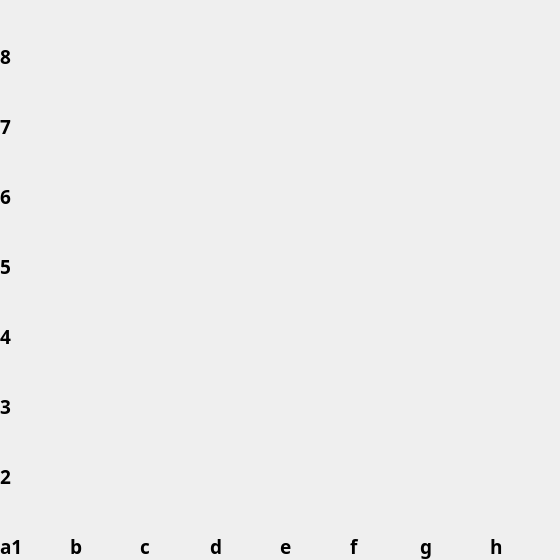
<?xml version="1.0" encoding="UTF-8"?>
<ui version="4.0">
 <class>chessBoard</class>
 <widget class="QMainWindow" name="chessBoard">
  <property name="geometry">
   <rect>
    <x>0</x>
    <y>0</y>
    <width>560</width>
    <height>560</height>
   </rect>
  </property>
  <property name="windowTitle">
   <string>MainWindow</string>
  </property>
  <widget class="QWidget" name="centralwidget">
   <widget class="QLabel" name="a8">
    <property name="geometry">
     <rect>
      <x>0</x>
      <y>0</y>
      <width>70</width>
      <height>70</height>
     </rect>
    </property>
    <property name="font">
     <font>
      <family>Fira Code</family>
      <pointsize>14</pointsize>
      <bold>true</bold>
     </font>
    </property>
    <property name="text">
     <string>8</string>
    </property>
    <property name="alignment">
     <set>Qt::AlignBottom|Qt::AlignLeading|Qt::AlignLeft</set>
    </property>
    <property name="margin">
     <number>3</number>
    </property>
   </widget>
   <widget class="QLabel" name="b8">
    <property name="geometry">
     <rect>
      <x>70</x>
      <y>0</y>
      <width>70</width>
      <height>70</height>
     </rect>
    </property>
    <property name="text">
     <string/>
    </property>
   </widget>
   <widget class="QLabel" name="c8">
    <property name="geometry">
     <rect>
      <x>140</x>
      <y>0</y>
      <width>70</width>
      <height>70</height>
     </rect>
    </property>
    <property name="text">
     <string/>
    </property>
   </widget>
   <widget class="QLabel" name="d8">
    <property name="geometry">
     <rect>
      <x>210</x>
      <y>0</y>
      <width>70</width>
      <height>70</height>
     </rect>
    </property>
    <property name="text">
     <string/>
    </property>
   </widget>
   <widget class="QLabel" name="e8">
    <property name="geometry">
     <rect>
      <x>280</x>
      <y>0</y>
      <width>70</width>
      <height>70</height>
     </rect>
    </property>
    <property name="text">
     <string/>
    </property>
   </widget>
   <widget class="QLabel" name="f8">
    <property name="geometry">
     <rect>
      <x>350</x>
      <y>0</y>
      <width>70</width>
      <height>70</height>
     </rect>
    </property>
    <property name="text">
     <string/>
    </property>
   </widget>
   <widget class="QLabel" name="g8">
    <property name="geometry">
     <rect>
      <x>420</x>
      <y>0</y>
      <width>70</width>
      <height>70</height>
     </rect>
    </property>
    <property name="text">
     <string/>
    </property>
   </widget>
   <widget class="QLabel" name="h8">
    <property name="geometry">
     <rect>
      <x>490</x>
      <y>0</y>
      <width>70</width>
      <height>70</height>
     </rect>
    </property>
    <property name="text">
     <string/>
    </property>
   </widget>
   <widget class="QLabel" name="a7">
    <property name="geometry">
     <rect>
      <x>0</x>
      <y>70</y>
      <width>70</width>
      <height>70</height>
     </rect>
    </property>
    <property name="font">
     <font>
      <family>Fira Code</family>
      <pointsize>14</pointsize>
      <bold>true</bold>
     </font>
    </property>
    <property name="text">
     <string>7</string>
    </property>
    <property name="alignment">
     <set>Qt::AlignBottom|Qt::AlignLeading|Qt::AlignLeft</set>
    </property>
    <property name="margin">
     <number>3</number>
    </property>
   </widget>
   <widget class="QLabel" name="b7">
    <property name="geometry">
     <rect>
      <x>70</x>
      <y>70</y>
      <width>70</width>
      <height>70</height>
     </rect>
    </property>
    <property name="text">
     <string/>
    </property>
   </widget>
   <widget class="QLabel" name="c7">
    <property name="geometry">
     <rect>
      <x>140</x>
      <y>70</y>
      <width>70</width>
      <height>70</height>
     </rect>
    </property>
    <property name="text">
     <string/>
    </property>
   </widget>
   <widget class="QLabel" name="d7">
    <property name="geometry">
     <rect>
      <x>210</x>
      <y>70</y>
      <width>70</width>
      <height>70</height>
     </rect>
    </property>
    <property name="text">
     <string/>
    </property>
   </widget>
   <widget class="QLabel" name="e7">
    <property name="geometry">
     <rect>
      <x>280</x>
      <y>70</y>
      <width>70</width>
      <height>70</height>
     </rect>
    </property>
    <property name="text">
     <string/>
    </property>
   </widget>
   <widget class="QLabel" name="f7">
    <property name="geometry">
     <rect>
      <x>350</x>
      <y>70</y>
      <width>70</width>
      <height>70</height>
     </rect>
    </property>
    <property name="text">
     <string/>
    </property>
   </widget>
   <widget class="QLabel" name="g7">
    <property name="geometry">
     <rect>
      <x>420</x>
      <y>70</y>
      <width>70</width>
      <height>70</height>
     </rect>
    </property>
    <property name="text">
     <string/>
    </property>
   </widget>
   <widget class="QLabel" name="h7">
    <property name="geometry">
     <rect>
      <x>490</x>
      <y>70</y>
      <width>70</width>
      <height>70</height>
     </rect>
    </property>
    <property name="text">
     <string/>
    </property>
   </widget>
   <widget class="QLabel" name="a6">
    <property name="geometry">
     <rect>
      <x>0</x>
      <y>140</y>
      <width>70</width>
      <height>70</height>
     </rect>
    </property>
    <property name="font">
     <font>
      <family>Fira Code</family>
      <pointsize>14</pointsize>
      <bold>true</bold>
     </font>
    </property>
    <property name="text">
     <string>6</string>
    </property>
    <property name="alignment">
     <set>Qt::AlignBottom|Qt::AlignLeading|Qt::AlignLeft</set>
    </property>
    <property name="margin">
     <number>3</number>
    </property>
   </widget>
   <widget class="QLabel" name="b6">
    <property name="geometry">
     <rect>
      <x>70</x>
      <y>140</y>
      <width>70</width>
      <height>70</height>
     </rect>
    </property>
    <property name="text">
     <string/>
    </property>
   </widget>
   <widget class="QLabel" name="c6">
    <property name="geometry">
     <rect>
      <x>140</x>
      <y>140</y>
      <width>70</width>
      <height>70</height>
     </rect>
    </property>
    <property name="text">
     <string/>
    </property>
   </widget>
   <widget class="QLabel" name="d6">
    <property name="geometry">
     <rect>
      <x>210</x>
      <y>140</y>
      <width>70</width>
      <height>70</height>
     </rect>
    </property>
    <property name="text">
     <string/>
    </property>
   </widget>
   <widget class="QLabel" name="e6">
    <property name="geometry">
     <rect>
      <x>280</x>
      <y>140</y>
      <width>70</width>
      <height>70</height>
     </rect>
    </property>
    <property name="text">
     <string/>
    </property>
   </widget>
   <widget class="QLabel" name="f6">
    <property name="geometry">
     <rect>
      <x>350</x>
      <y>140</y>
      <width>70</width>
      <height>70</height>
     </rect>
    </property>
    <property name="text">
     <string/>
    </property>
   </widget>
   <widget class="QLabel" name="g6">
    <property name="geometry">
     <rect>
      <x>420</x>
      <y>140</y>
      <width>70</width>
      <height>70</height>
     </rect>
    </property>
    <property name="text">
     <string/>
    </property>
   </widget>
   <widget class="QLabel" name="h6">
    <property name="geometry">
     <rect>
      <x>490</x>
      <y>140</y>
      <width>70</width>
      <height>70</height>
     </rect>
    </property>
    <property name="text">
     <string/>
    </property>
   </widget>
   <widget class="QLabel" name="a5">
    <property name="geometry">
     <rect>
      <x>0</x>
      <y>210</y>
      <width>70</width>
      <height>70</height>
     </rect>
    </property>
    <property name="font">
     <font>
      <family>Fira Code</family>
      <pointsize>14</pointsize>
      <bold>true</bold>
     </font>
    </property>
    <property name="text">
     <string>5</string>
    </property>
    <property name="alignment">
     <set>Qt::AlignBottom|Qt::AlignLeading|Qt::AlignLeft</set>
    </property>
    <property name="margin">
     <number>3</number>
    </property>
   </widget>
   <widget class="QLabel" name="b5">
    <property name="geometry">
     <rect>
      <x>70</x>
      <y>210</y>
      <width>70</width>
      <height>70</height>
     </rect>
    </property>
    <property name="text">
     <string/>
    </property>
   </widget>
   <widget class="QLabel" name="c5">
    <property name="geometry">
     <rect>
      <x>140</x>
      <y>210</y>
      <width>70</width>
      <height>70</height>
     </rect>
    </property>
    <property name="text">
     <string/>
    </property>
   </widget>
   <widget class="QLabel" name="d5">
    <property name="geometry">
     <rect>
      <x>210</x>
      <y>210</y>
      <width>70</width>
      <height>70</height>
     </rect>
    </property>
    <property name="text">
     <string/>
    </property>
   </widget>
   <widget class="QLabel" name="e5">
    <property name="geometry">
     <rect>
      <x>280</x>
      <y>210</y>
      <width>70</width>
      <height>70</height>
     </rect>
    </property>
    <property name="text">
     <string/>
    </property>
   </widget>
   <widget class="QLabel" name="f5">
    <property name="geometry">
     <rect>
      <x>350</x>
      <y>210</y>
      <width>70</width>
      <height>70</height>
     </rect>
    </property>
    <property name="text">
     <string/>
    </property>
   </widget>
   <widget class="QLabel" name="g5">
    <property name="geometry">
     <rect>
      <x>420</x>
      <y>210</y>
      <width>70</width>
      <height>70</height>
     </rect>
    </property>
    <property name="text">
     <string/>
    </property>
   </widget>
   <widget class="QLabel" name="h5">
    <property name="geometry">
     <rect>
      <x>490</x>
      <y>210</y>
      <width>70</width>
      <height>70</height>
     </rect>
    </property>
    <property name="text">
     <string/>
    </property>
   </widget>
   <widget class="QLabel" name="a4">
    <property name="geometry">
     <rect>
      <x>0</x>
      <y>280</y>
      <width>70</width>
      <height>70</height>
     </rect>
    </property>
    <property name="font">
     <font>
      <family>Fira Code</family>
      <pointsize>14</pointsize>
      <bold>true</bold>
     </font>
    </property>
    <property name="text">
     <string>4</string>
    </property>
    <property name="alignment">
     <set>Qt::AlignBottom|Qt::AlignLeading|Qt::AlignLeft</set>
    </property>
    <property name="margin">
     <number>3</number>
    </property>
   </widget>
   <widget class="QLabel" name="b4">
    <property name="geometry">
     <rect>
      <x>70</x>
      <y>280</y>
      <width>70</width>
      <height>70</height>
     </rect>
    </property>
    <property name="text">
     <string/>
    </property>
   </widget>
   <widget class="QLabel" name="c4">
    <property name="geometry">
     <rect>
      <x>140</x>
      <y>280</y>
      <width>70</width>
      <height>70</height>
     </rect>
    </property>
    <property name="text">
     <string/>
    </property>
   </widget>
   <widget class="QLabel" name="d4">
    <property name="geometry">
     <rect>
      <x>210</x>
      <y>280</y>
      <width>70</width>
      <height>70</height>
     </rect>
    </property>
    <property name="text">
     <string/>
    </property>
   </widget>
   <widget class="QLabel" name="e4">
    <property name="geometry">
     <rect>
      <x>280</x>
      <y>280</y>
      <width>70</width>
      <height>70</height>
     </rect>
    </property>
    <property name="text">
     <string/>
    </property>
   </widget>
   <widget class="QLabel" name="f4">
    <property name="geometry">
     <rect>
      <x>350</x>
      <y>280</y>
      <width>70</width>
      <height>70</height>
     </rect>
    </property>
    <property name="text">
     <string/>
    </property>
   </widget>
   <widget class="QLabel" name="g4">
    <property name="geometry">
     <rect>
      <x>420</x>
      <y>280</y>
      <width>70</width>
      <height>70</height>
     </rect>
    </property>
    <property name="text">
     <string/>
    </property>
   </widget>
   <widget class="QLabel" name="h4">
    <property name="geometry">
     <rect>
      <x>490</x>
      <y>280</y>
      <width>70</width>
      <height>70</height>
     </rect>
    </property>
    <property name="text">
     <string/>
    </property>
   </widget>
   <widget class="QLabel" name="a3">
    <property name="geometry">
     <rect>
      <x>0</x>
      <y>350</y>
      <width>70</width>
      <height>70</height>
     </rect>
    </property>
    <property name="font">
     <font>
      <family>Fira Code</family>
      <pointsize>14</pointsize>
      <bold>true</bold>
     </font>
    </property>
    <property name="text">
     <string>3</string>
    </property>
    <property name="alignment">
     <set>Qt::AlignBottom|Qt::AlignLeading|Qt::AlignLeft</set>
    </property>
    <property name="margin">
     <number>3</number>
    </property>
   </widget>
   <widget class="QLabel" name="b3">
    <property name="geometry">
     <rect>
      <x>70</x>
      <y>350</y>
      <width>70</width>
      <height>70</height>
     </rect>
    </property>
    <property name="text">
     <string/>
    </property>
   </widget>
   <widget class="QLabel" name="c3">
    <property name="geometry">
     <rect>
      <x>140</x>
      <y>350</y>
      <width>70</width>
      <height>70</height>
     </rect>
    </property>
    <property name="text">
     <string/>
    </property>
   </widget>
   <widget class="QLabel" name="d3">
    <property name="geometry">
     <rect>
      <x>210</x>
      <y>350</y>
      <width>70</width>
      <height>70</height>
     </rect>
    </property>
    <property name="text">
     <string/>
    </property>
   </widget>
   <widget class="QLabel" name="e3">
    <property name="geometry">
     <rect>
      <x>280</x>
      <y>350</y>
      <width>70</width>
      <height>70</height>
     </rect>
    </property>
    <property name="text">
     <string/>
    </property>
   </widget>
   <widget class="QLabel" name="f3">
    <property name="geometry">
     <rect>
      <x>350</x>
      <y>350</y>
      <width>70</width>
      <height>70</height>
     </rect>
    </property>
    <property name="text">
     <string/>
    </property>
   </widget>
   <widget class="QLabel" name="g3">
    <property name="geometry">
     <rect>
      <x>420</x>
      <y>350</y>
      <width>70</width>
      <height>70</height>
     </rect>
    </property>
    <property name="text">
     <string/>
    </property>
   </widget>
   <widget class="QLabel" name="h3">
    <property name="geometry">
     <rect>
      <x>490</x>
      <y>350</y>
      <width>70</width>
      <height>70</height>
     </rect>
    </property>
    <property name="text">
     <string/>
    </property>
   </widget>
   <widget class="QLabel" name="a2">
    <property name="geometry">
     <rect>
      <x>0</x>
      <y>420</y>
      <width>70</width>
      <height>70</height>
     </rect>
    </property>
    <property name="font">
     <font>
      <family>Fira Code</family>
      <pointsize>14</pointsize>
      <bold>true</bold>
     </font>
    </property>
    <property name="text">
     <string>2</string>
    </property>
    <property name="alignment">
     <set>Qt::AlignBottom|Qt::AlignLeading|Qt::AlignLeft</set>
    </property>
    <property name="margin">
     <number>3</number>
    </property>
   </widget>
   <widget class="QLabel" name="b2">
    <property name="geometry">
     <rect>
      <x>70</x>
      <y>420</y>
      <width>70</width>
      <height>70</height>
     </rect>
    </property>
    <property name="text">
     <string/>
    </property>
   </widget>
   <widget class="QLabel" name="c2">
    <property name="geometry">
     <rect>
      <x>140</x>
      <y>420</y>
      <width>70</width>
      <height>70</height>
     </rect>
    </property>
    <property name="text">
     <string/>
    </property>
   </widget>
   <widget class="QLabel" name="d2">
    <property name="geometry">
     <rect>
      <x>210</x>
      <y>420</y>
      <width>70</width>
      <height>70</height>
     </rect>
    </property>
    <property name="text">
     <string/>
    </property>
   </widget>
   <widget class="QLabel" name="e2">
    <property name="geometry">
     <rect>
      <x>280</x>
      <y>420</y>
      <width>70</width>
      <height>70</height>
     </rect>
    </property>
    <property name="text">
     <string/>
    </property>
   </widget>
   <widget class="QLabel" name="f2">
    <property name="geometry">
     <rect>
      <x>350</x>
      <y>420</y>
      <width>70</width>
      <height>70</height>
     </rect>
    </property>
    <property name="text">
     <string/>
    </property>
   </widget>
   <widget class="QLabel" name="g2">
    <property name="geometry">
     <rect>
      <x>420</x>
      <y>420</y>
      <width>70</width>
      <height>70</height>
     </rect>
    </property>
    <property name="text">
     <string/>
    </property>
   </widget>
   <widget class="QLabel" name="h2">
    <property name="geometry">
     <rect>
      <x>490</x>
      <y>420</y>
      <width>70</width>
      <height>70</height>
     </rect>
    </property>
    <property name="text">
     <string/>
    </property>
   </widget>
   <widget class="QLabel" name="a1">
    <property name="geometry">
     <rect>
      <x>0</x>
      <y>490</y>
      <width>70</width>
      <height>70</height>
     </rect>
    </property>
    <property name="font">
     <font>
      <family>Fira Code</family>
      <pointsize>14</pointsize>
      <bold>true</bold>
     </font>
    </property>
    <property name="text">
     <string>a1</string>
    </property>
    <property name="alignment">
     <set>Qt::AlignBottom|Qt::AlignLeading|Qt::AlignLeft</set>
    </property>
    <property name="margin">
     <number>3</number>
    </property>
   </widget>
   <widget class="QLabel" name="b1">
    <property name="geometry">
     <rect>
      <x>70</x>
      <y>490</y>
      <width>70</width>
      <height>70</height>
     </rect>
    </property>
    <property name="font">
     <font>
      <family>Fira Code</family>
      <pointsize>14</pointsize>
      <bold>true</bold>
     </font>
    </property>
    <property name="text">
     <string>b</string>
    </property>
    <property name="alignment">
     <set>Qt::AlignBottom|Qt::AlignLeading|Qt::AlignLeft</set>
    </property>
    <property name="margin">
     <number>3</number>
    </property>
   </widget>
   <widget class="QLabel" name="c1">
    <property name="geometry">
     <rect>
      <x>140</x>
      <y>490</y>
      <width>70</width>
      <height>70</height>
     </rect>
    </property>
    <property name="font">
     <font>
      <family>Arial Black</family>
      <pointsize>14</pointsize>
      <bold>true</bold>
     </font>
    </property>
    <property name="text">
     <string>c</string>
    </property>
    <property name="alignment">
     <set>Qt::AlignBottom|Qt::AlignLeading|Qt::AlignLeft</set>
    </property>
    <property name="margin">
     <number>3</number>
    </property>
   </widget>
   <widget class="QLabel" name="d1">
    <property name="geometry">
     <rect>
      <x>210</x>
      <y>490</y>
      <width>70</width>
      <height>70</height>
     </rect>
    </property>
    <property name="font">
     <font>
      <family>Fira Code</family>
      <pointsize>14</pointsize>
      <bold>true</bold>
     </font>
    </property>
    <property name="text">
     <string>d</string>
    </property>
    <property name="alignment">
     <set>Qt::AlignBottom|Qt::AlignLeading|Qt::AlignLeft</set>
    </property>
    <property name="margin">
     <number>3</number>
    </property>
   </widget>
   <widget class="QLabel" name="e1">
    <property name="geometry">
     <rect>
      <x>280</x>
      <y>490</y>
      <width>70</width>
      <height>70</height>
     </rect>
    </property>
    <property name="font">
     <font>
      <family>American Typewriter</family>
      <pointsize>14</pointsize>
      <bold>true</bold>
     </font>
    </property>
    <property name="text">
     <string>e</string>
    </property>
    <property name="alignment">
     <set>Qt::AlignBottom|Qt::AlignLeading|Qt::AlignLeft</set>
    </property>
    <property name="margin">
     <number>3</number>
    </property>
   </widget>
   <widget class="QLabel" name="f1">
    <property name="geometry">
     <rect>
      <x>350</x>
      <y>490</y>
      <width>70</width>
      <height>70</height>
     </rect>
    </property>
    <property name="font">
     <font>
      <family>Fira Code</family>
      <pointsize>14</pointsize>
      <bold>true</bold>
     </font>
    </property>
    <property name="text">
     <string>f</string>
    </property>
    <property name="alignment">
     <set>Qt::AlignBottom|Qt::AlignLeading|Qt::AlignLeft</set>
    </property>
    <property name="margin">
     <number>3</number>
    </property>
   </widget>
   <widget class="QLabel" name="g1">
    <property name="geometry">
     <rect>
      <x>420</x>
      <y>490</y>
      <width>70</width>
      <height>70</height>
     </rect>
    </property>
    <property name="font">
     <font>
      <family>Fira Code</family>
      <pointsize>14</pointsize>
      <bold>true</bold>
     </font>
    </property>
    <property name="text">
     <string>g</string>
    </property>
    <property name="alignment">
     <set>Qt::AlignBottom|Qt::AlignLeading|Qt::AlignLeft</set>
    </property>
    <property name="margin">
     <number>3</number>
    </property>
   </widget>
   <widget class="QLabel" name="h1">
    <property name="geometry">
     <rect>
      <x>490</x>
      <y>490</y>
      <width>70</width>
      <height>70</height>
     </rect>
    </property>
    <property name="font">
     <font>
      <family>Fira Code</family>
      <pointsize>14</pointsize>
      <bold>true</bold>
     </font>
    </property>
    <property name="text">
     <string>h</string>
    </property>
    <property name="alignment">
     <set>Qt::AlignBottom|Qt::AlignLeading|Qt::AlignLeft</set>
    </property>
    <property name="margin">
     <number>3</number>
    </property>
   </widget>
   <widget class="QLabel" name="label">
    <property name="geometry">
     <rect>
      <x>10</x>
      <y>10</y>
      <width>50</width>
      <height>50</height>
     </rect>
    </property>
    <property name="text">
     <string/>
    </property>
    <property name="pixmap">
     <pixmap>../Resources/ChessIcons/BlackRook.png</pixmap>
    </property>
    <property name="scaledContents">
     <bool>true</bool>
    </property>
   </widget>
   <widget class="QLabel" name="label_2">
    <property name="geometry">
     <rect>
      <x>80</x>
      <y>10</y>
      <width>50</width>
      <height>50</height>
     </rect>
    </property>
    <property name="text">
     <string/>
    </property>
    <property name="pixmap">
     <pixmap>../Resources/ChessIcons/BlackKnight.png</pixmap>
    </property>
    <property name="scaledContents">
     <bool>true</bool>
    </property>
   </widget>
   <widget class="QLabel" name="label_3">
    <property name="geometry">
     <rect>
      <x>150</x>
      <y>10</y>
      <width>50</width>
      <height>50</height>
     </rect>
    </property>
    <property name="text">
     <string/>
    </property>
    <property name="pixmap">
     <pixmap>../Resources/ChessIcons/BlackBishop.png</pixmap>
    </property>
    <property name="scaledContents">
     <bool>true</bool>
    </property>
   </widget>
   <widget class="QLabel" name="label_4">
    <property name="geometry">
     <rect>
      <x>220</x>
      <y>10</y>
      <width>50</width>
      <height>50</height>
     </rect>
    </property>
    <property name="text">
     <string/>
    </property>
    <property name="pixmap">
     <pixmap>../Resources/ChessIcons/BlackQueen.png</pixmap>
    </property>
    <property name="scaledContents">
     <bool>true</bool>
    </property>
   </widget>
   <widget class="QLabel" name="label_5">
    <property name="geometry">
     <rect>
      <x>290</x>
      <y>10</y>
      <width>50</width>
      <height>50</height>
     </rect>
    </property>
    <property name="text">
     <string/>
    </property>
    <property name="pixmap">
     <pixmap>../Resources/ChessIcons/BlackKing.png</pixmap>
    </property>
    <property name="scaledContents">
     <bool>true</bool>
    </property>
   </widget>
   <widget class="QLabel" name="label_6">
    <property name="geometry">
     <rect>
      <x>360</x>
      <y>10</y>
      <width>50</width>
      <height>50</height>
     </rect>
    </property>
    <property name="text">
     <string/>
    </property>
    <property name="pixmap">
     <pixmap>../Resources/ChessIcons/BlackBishop.png</pixmap>
    </property>
    <property name="scaledContents">
     <bool>true</bool>
    </property>
   </widget>
   <widget class="QLabel" name="label_7">
    <property name="geometry">
     <rect>
      <x>430</x>
      <y>10</y>
      <width>50</width>
      <height>50</height>
     </rect>
    </property>
    <property name="text">
     <string/>
    </property>
    <property name="pixmap">
     <pixmap>../Resources/ChessIcons/BlackKnight.png</pixmap>
    </property>
    <property name="scaledContents">
     <bool>true</bool>
    </property>
   </widget>
   <widget class="QLabel" name="label_8">
    <property name="geometry">
     <rect>
      <x>500</x>
      <y>10</y>
      <width>50</width>
      <height>50</height>
     </rect>
    </property>
    <property name="text">
     <string/>
    </property>
    <property name="pixmap">
     <pixmap>../Resources/ChessIcons/BlackRook.png</pixmap>
    </property>
    <property name="scaledContents">
     <bool>true</bool>
    </property>
   </widget>
   <widget class="QLabel" name="label_9">
    <property name="geometry">
     <rect>
      <x>10</x>
      <y>80</y>
      <width>50</width>
      <height>50</height>
     </rect>
    </property>
    <property name="text">
     <string/>
    </property>
    <property name="pixmap">
     <pixmap>../Resources/ChessIcons/BlackPawn.png</pixmap>
    </property>
    <property name="scaledContents">
     <bool>true</bool>
    </property>
   </widget>
   <widget class="QLabel" name="label_10">
    <property name="geometry">
     <rect>
      <x>80</x>
      <y>80</y>
      <width>50</width>
      <height>50</height>
     </rect>
    </property>
    <property name="text">
     <string/>
    </property>
    <property name="pixmap">
     <pixmap>../Resources/ChessIcons/BlackPawn.png</pixmap>
    </property>
    <property name="scaledContents">
     <bool>true</bool>
    </property>
   </widget>
   <widget class="QLabel" name="label_11">
    <property name="geometry">
     <rect>
      <x>150</x>
      <y>80</y>
      <width>50</width>
      <height>50</height>
     </rect>
    </property>
    <property name="text">
     <string/>
    </property>
    <property name="pixmap">
     <pixmap>../Resources/ChessIcons/BlackPawn.png</pixmap>
    </property>
    <property name="scaledContents">
     <bool>true</bool>
    </property>
   </widget>
   <widget class="QLabel" name="label_12">
    <property name="geometry">
     <rect>
      <x>220</x>
      <y>80</y>
      <width>50</width>
      <height>50</height>
     </rect>
    </property>
    <property name="text">
     <string/>
    </property>
    <property name="pixmap">
     <pixmap>../Resources/ChessIcons/BlackPawn.png</pixmap>
    </property>
    <property name="scaledContents">
     <bool>true</bool>
    </property>
   </widget>
   <widget class="QLabel" name="label_13">
    <property name="geometry">
     <rect>
      <x>290</x>
      <y>80</y>
      <width>50</width>
      <height>50</height>
     </rect>
    </property>
    <property name="text">
     <string/>
    </property>
    <property name="pixmap">
     <pixmap>../Resources/ChessIcons/BlackPawn.png</pixmap>
    </property>
    <property name="scaledContents">
     <bool>true</bool>
    </property>
   </widget>
   <widget class="QLabel" name="label_14">
    <property name="geometry">
     <rect>
      <x>360</x>
      <y>80</y>
      <width>50</width>
      <height>50</height>
     </rect>
    </property>
    <property name="text">
     <string/>
    </property>
    <property name="pixmap">
     <pixmap>../Resources/ChessIcons/BlackPawn.png</pixmap>
    </property>
    <property name="scaledContents">
     <bool>true</bool>
    </property>
   </widget>
   <widget class="QLabel" name="label_15">
    <property name="geometry">
     <rect>
      <x>430</x>
      <y>80</y>
      <width>50</width>
      <height>50</height>
     </rect>
    </property>
    <property name="text">
     <string/>
    </property>
    <property name="pixmap">
     <pixmap>../Resources/ChessIcons/BlackPawn.png</pixmap>
    </property>
    <property name="scaledContents">
     <bool>true</bool>
    </property>
   </widget>
   <widget class="QLabel" name="label_16">
    <property name="geometry">
     <rect>
      <x>500</x>
      <y>80</y>
      <width>50</width>
      <height>50</height>
     </rect>
    </property>
    <property name="text">
     <string/>
    </property>
    <property name="pixmap">
     <pixmap>../Resources/ChessIcons/BlackPawn.png</pixmap>
    </property>
    <property name="scaledContents">
     <bool>true</bool>
    </property>
   </widget>
   <widget class="QLabel" name="label_17">
    <property name="geometry">
     <rect>
      <x>10</x>
      <y>500</y>
      <width>50</width>
      <height>50</height>
     </rect>
    </property>
    <property name="text">
     <string/>
    </property>
    <property name="pixmap">
     <pixmap>../Resources/ChessIcons/WhiteRook.png</pixmap>
    </property>
    <property name="scaledContents">
     <bool>true</bool>
    </property>
   </widget>
   <widget class="QLabel" name="label_18">
    <property name="geometry">
     <rect>
      <x>80</x>
      <y>500</y>
      <width>50</width>
      <height>50</height>
     </rect>
    </property>
    <property name="text">
     <string/>
    </property>
    <property name="pixmap">
     <pixmap>../Resources/ChessIcons/WhiteKnight.png</pixmap>
    </property>
    <property name="scaledContents">
     <bool>true</bool>
    </property>
   </widget>
   <widget class="QLabel" name="label_19">
    <property name="geometry">
     <rect>
      <x>150</x>
      <y>500</y>
      <width>50</width>
      <height>50</height>
     </rect>
    </property>
    <property name="text">
     <string/>
    </property>
    <property name="pixmap">
     <pixmap>../Resources/ChessIcons/WhiteBishop.png</pixmap>
    </property>
    <property name="scaledContents">
     <bool>true</bool>
    </property>
   </widget>
   <widget class="QLabel" name="label_20">
    <property name="geometry">
     <rect>
      <x>220</x>
      <y>500</y>
      <width>50</width>
      <height>50</height>
     </rect>
    </property>
    <property name="text">
     <string/>
    </property>
    <property name="pixmap">
     <pixmap>../Resources/ChessIcons/WhiteQueen.png</pixmap>
    </property>
    <property name="scaledContents">
     <bool>true</bool>
    </property>
   </widget>
   <widget class="QLabel" name="label_21">
    <property name="geometry">
     <rect>
      <x>290</x>
      <y>500</y>
      <width>50</width>
      <height>50</height>
     </rect>
    </property>
    <property name="text">
     <string/>
    </property>
    <property name="pixmap">
     <pixmap>../Resources/ChessIcons/WhiteKing.png</pixmap>
    </property>
    <property name="scaledContents">
     <bool>true</bool>
    </property>
   </widget>
   <widget class="QLabel" name="label_22">
    <property name="geometry">
     <rect>
      <x>360</x>
      <y>500</y>
      <width>50</width>
      <height>50</height>
     </rect>
    </property>
    <property name="text">
     <string/>
    </property>
    <property name="pixmap">
     <pixmap>../Resources/ChessIcons/WhiteBishop.png</pixmap>
    </property>
    <property name="scaledContents">
     <bool>true</bool>
    </property>
   </widget>
   <widget class="QLabel" name="label_23">
    <property name="geometry">
     <rect>
      <x>430</x>
      <y>500</y>
      <width>50</width>
      <height>50</height>
     </rect>
    </property>
    <property name="text">
     <string/>
    </property>
    <property name="pixmap">
     <pixmap>../Resources/ChessIcons/WhiteKnight.png</pixmap>
    </property>
    <property name="scaledContents">
     <bool>true</bool>
    </property>
   </widget>
   <widget class="QLabel" name="label_24">
    <property name="geometry">
     <rect>
      <x>500</x>
      <y>500</y>
      <width>50</width>
      <height>50</height>
     </rect>
    </property>
    <property name="text">
     <string/>
    </property>
    <property name="pixmap">
     <pixmap>../Resources/ChessIcons/WhiteRook.png</pixmap>
    </property>
    <property name="scaledContents">
     <bool>true</bool>
    </property>
   </widget>
   <widget class="QLabel" name="label_25">
    <property name="geometry">
     <rect>
      <x>10</x>
      <y>430</y>
      <width>50</width>
      <height>50</height>
     </rect>
    </property>
    <property name="text">
     <string/>
    </property>
    <property name="pixmap">
     <pixmap>../Resources/ChessIcons/WhitePawn.png</pixmap>
    </property>
    <property name="scaledContents">
     <bool>true</bool>
    </property>
   </widget>
   <widget class="QLabel" name="label_26">
    <property name="geometry">
     <rect>
      <x>80</x>
      <y>430</y>
      <width>50</width>
      <height>50</height>
     </rect>
    </property>
    <property name="text">
     <string/>
    </property>
    <property name="pixmap">
     <pixmap>../Resources/ChessIcons/WhitePawn.png</pixmap>
    </property>
    <property name="scaledContents">
     <bool>true</bool>
    </property>
   </widget>
   <widget class="QLabel" name="label_27">
    <property name="geometry">
     <rect>
      <x>150</x>
      <y>430</y>
      <width>50</width>
      <height>50</height>
     </rect>
    </property>
    <property name="text">
     <string/>
    </property>
    <property name="pixmap">
     <pixmap>../Resources/ChessIcons/WhitePawn.png</pixmap>
    </property>
    <property name="scaledContents">
     <bool>true</bool>
    </property>
   </widget>
   <widget class="QLabel" name="label_28">
    <property name="geometry">
     <rect>
      <x>220</x>
      <y>430</y>
      <width>50</width>
      <height>50</height>
     </rect>
    </property>
    <property name="text">
     <string/>
    </property>
    <property name="pixmap">
     <pixmap>../Resources/ChessIcons/WhitePawn.png</pixmap>
    </property>
    <property name="scaledContents">
     <bool>true</bool>
    </property>
   </widget>
   <widget class="QLabel" name="label_29">
    <property name="geometry">
     <rect>
      <x>290</x>
      <y>430</y>
      <width>50</width>
      <height>50</height>
     </rect>
    </property>
    <property name="text">
     <string/>
    </property>
    <property name="pixmap">
     <pixmap>../Resources/ChessIcons/WhitePawn.png</pixmap>
    </property>
    <property name="scaledContents">
     <bool>true</bool>
    </property>
   </widget>
   <widget class="QLabel" name="label_30">
    <property name="geometry">
     <rect>
      <x>360</x>
      <y>430</y>
      <width>50</width>
      <height>50</height>
     </rect>
    </property>
    <property name="text">
     <string/>
    </property>
    <property name="pixmap">
     <pixmap>../Resources/ChessIcons/WhitePawn.png</pixmap>
    </property>
    <property name="scaledContents">
     <bool>true</bool>
    </property>
   </widget>
   <widget class="QLabel" name="label_31">
    <property name="geometry">
     <rect>
      <x>430</x>
      <y>430</y>
      <width>50</width>
      <height>50</height>
     </rect>
    </property>
    <property name="text">
     <string/>
    </property>
    <property name="pixmap">
     <pixmap>../Resources/ChessIcons/WhitePawn.png</pixmap>
    </property>
    <property name="scaledContents">
     <bool>true</bool>
    </property>
   </widget>
   <widget class="QLabel" name="label_32">
    <property name="geometry">
     <rect>
      <x>500</x>
      <y>430</y>
      <width>50</width>
      <height>50</height>
     </rect>
    </property>
    <property name="text">
     <string/>
    </property>
    <property name="pixmap">
     <pixmap>../Resources/ChessIcons/WhitePawn.png</pixmap>
    </property>
    <property name="scaledContents">
     <bool>true</bool>
    </property>
   </widget>
  </widget>
 </widget>
 <resources/>
 <connections/>
</ui>
